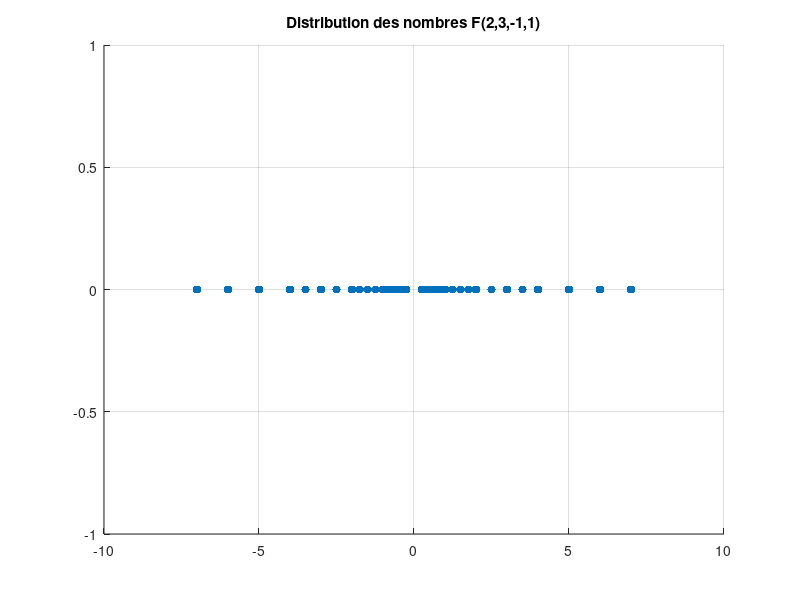

This chart was generated by the following MATLAB code:
%% Script pour représenter graphiquement les nombre de l'ensemble


%% Initialisation des constantes de l'ensemble
B=2;
t=3;
L=-1;
U=3;

%% Initialisation de l'enemble sous forme d'un vecteur en 0
% calcul du cardinal de F
N=2*(B^(t-1))*(B-1)*(U-L+1);

% Initalisation de l'ensemble
F=zeros(N/2,1);
j=1;

% Calcul des elements min et max pour m
mInf=2^(t-1);
mMax=2^t -1;

%% Construction de la  partie positive
for e=L:U              % boucle sur les exposantes
    for m=mInf:mMax    % boocle sur la mantisse
        F(j)=m*2^(e-t);
        j=j+1;
    end
end

%% Ajouter les elements négatifs
F=[-F;F];

% Mettre F en ordre
F=sort(F);

%% Représentation graphique
scatter(F,zeros(size(F)),'filled');
grid on
title('Distribution des nombres F(2,3,-1,1)');